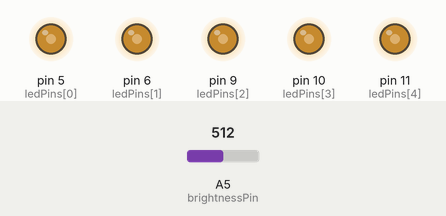
This sketch was run on a simulated Arduino Uno, built with avr-gcc and run on an emulated ATmega328P. Parts: output pins drawn as LEDs (lit = HIGH). The test bench sets the inputs (shaded band); at power-on: A5 (brightnessPin) = 512.

Above: at 1.2 s.
1.3 s: A5 (brightnessPin) set to 716
At 1.9 s:
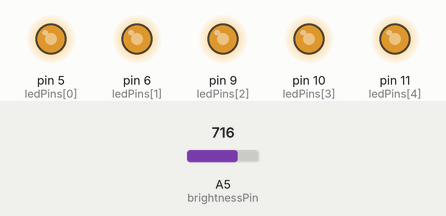
2.8 s: A5 (brightnessPin) set to 900
At 3.1 s:
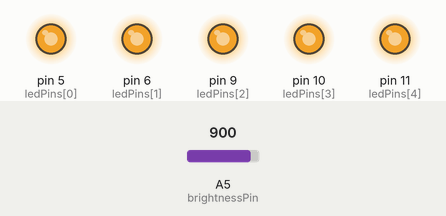
4.3 s: A5 (brightnessPin) set to 122
At 5.4 s:
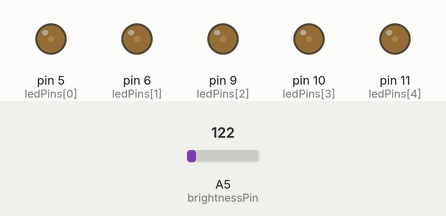
5.8 s: A5 (brightnessPin) set to 0
At 6.5 s:
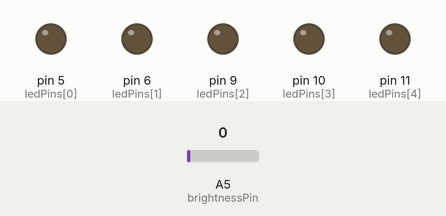
Timing chart, 0 to 8.3 s (numbered marks = the images above; inputs shaded):
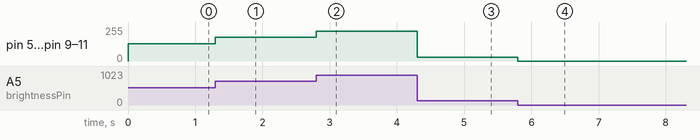

Measured:
- after the input at 1.3 s, pin 5 (ledPins[0]), pin 6 (ledPins[1]), pin 9 (ledPins[2]), pin 10 (ledPins[3]), pin 11 (ledPins[4]): 128/255 → 179/255 at once
- after the input at 2.8 s, pin 5 (ledPins[0]), pin 6 (ledPins[1]), pin 9 (ledPins[2]), pin 10 (ledPins[3]), pin 11 (ledPins[4]): 179/255 → 225/255 at once
- after the input at 4.3 s, pin 5 (ledPins[0]), pin 6 (ledPins[1]), pin 9 (ledPins[2]), pin 10 (ledPins[3]), pin 11 (ledPins[4]): 225/255 → 30/255 at once
- after the input at 5.8 s, pin 5 (ledPins[0]), pin 6 (ledPins[1]), pin 9 (ledPins[2]), pin 10 (ledPins[3]), pin 11 (ledPins[4]): 30/255 → 0/255 at once

The sketch:

5.ino
```cpp
int ledPins[] = { 5, 6, 9, 10, 11 };
int brightnessPin = A5;
int brightness = 0;

void setup() {
  for (int i = 0; i < 5; ++i) {
    pinMode(ledPins[i], OUTPUT);
  }
}

void loop() {
  brightness = analogRead(brightnessPin) / 4;
  for (int i = 0; i < 5; ++i) {
    analogWrite(ledPins[i], brightness);
  }
}
```
